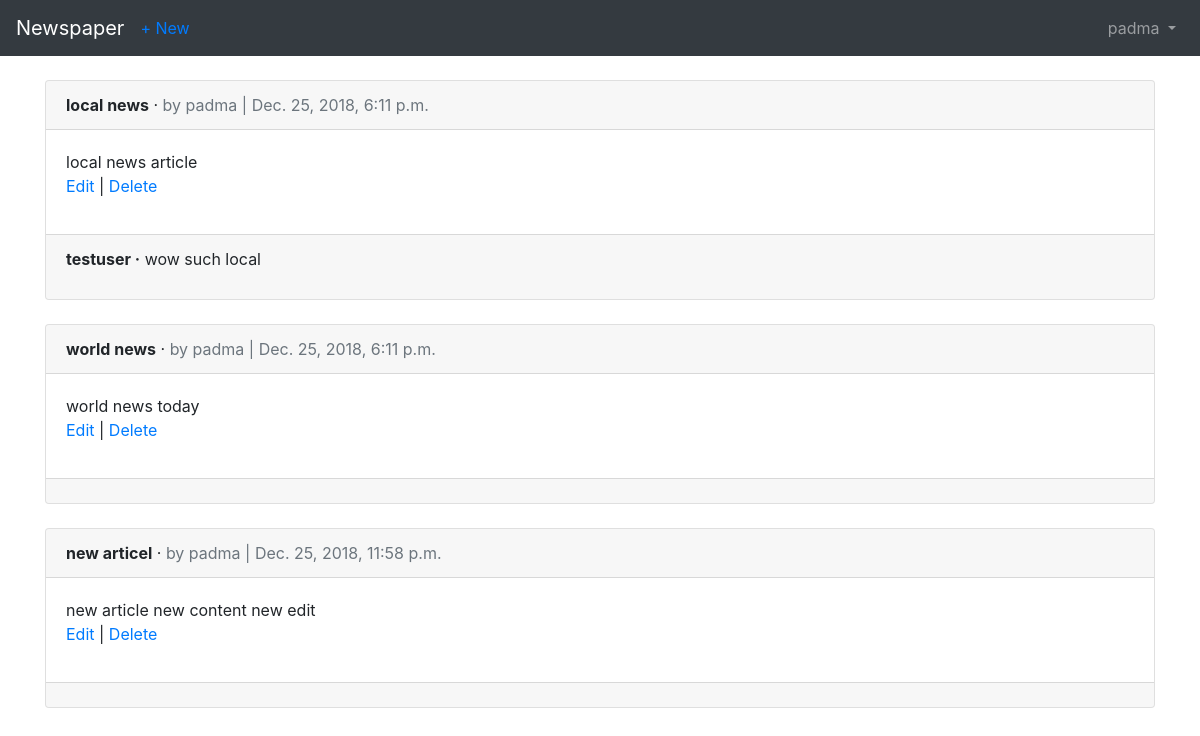
The page /articles/ (signed in) on the database its author committed.
### users/models.py (models this page shows)
class CustomUser(AbstractUser):
    age = models.PositiveIntegerField(null=True, blank=True)

### articles/models.py (models this page shows, shortened)
class Article(models.Model):
    title = models.CharField(max_length=255)
    body = models.TextField()
    date = models.DateTimeField(auto_now_add=True)
    author = models.ForeignKey(get_user_model(), on_delete=models.CASCADE,)

class Comment(models.Model):
    article = models.ForeignKey(Article, on_delete=models.CASCADE, related_name='comments')
    comment = models.CharField(max_length=140)
    author = models.ForeignKey(get_user_model(), on_delete=models.CASCADE,)
    def __str__(self):
        return self.comment

### articles/views.py (the view)
# urls.py: path('', ArticleListView.as_view(), name='article_list'),
class ArticleListView(LoginRequiredMixin, ListView):
    model = Article
    template_name = 'article_list.html'
    login_url = 'login'

### templates/article_list.html (shortened to what this page needs)
{% extends 'base.html' %}
{% block content %}
  {% for article in object_list %}
  <div class="card">
  <div class="card-header">
  <span class="font-weight-bold">{{ article.title }}</span> &middot;
  <span class="text-muted">by {{ article.author }} |
  {{ article.date }}</span>
  </div>
  <div class="card-body">
  {{ article.body }}
  <p>
    <a href="{% url 'article_edit' article.pk %}">Edit</a> | <a href="{% url 'article_delete' article.pk %}">Delete</a>
  </p>
  </div>
  <div class="card-footer">
    {% for comment in article.comments.all %}
      <p>
        <span class="font-weight-bold">{{ comment.author }} &middot;</span>
        {{ comment }}
      </p>
    {% endfor %}
  </div>
  </div>
  <br />
  {% endfor %}
{% endblock content %}

### templates/base.html (shortened to what this page needs)
<!DOCTYPE html>
<html lang="en" dir="ltr">
  <head>
    <link rel="stylesheet" href="https://stackpath.bootstrapcdn.com/bootstrap/4.1.3/css/bootstrap.min.css"
>
  </head>
  <body>
    <nav class="navbar navbar-expand-md navbar-dark bg-dark mb-4">
      <a class="navbar-brand" href="{% url 'home' %}">Newspaper</a>
      {% if user.is_authenticated %}
        <ul class="navbar-nav mr-auto">
          <li class="nav-item">
            <a href="{% url 'article_new' %}">+ New</a>
          </li>
        </ul>
      {% endif %}
      <div class="collapse navbar-collapse" id="navbarCollapse">
        {% if user.is_authenticated %}
          <ul class="navbar-nav ml-auto">
            <li class="nav-item">
              <a class="nav-link dropdown-toggle" href="#" id="userMenu" data-toggle="dropdown" aria-haspopup="true" aria-expanded="false">
                {{ user.username }}
              </a>
            </li>
          </ul>
        {% else %}
          <form class="form-inline ml-auto">
            <a href="{% url 'login' %}" class="btn btn-outline-secondary">Log In</a>
            <a href="{% url 'signup' %}" class="btn btn-primary ml-2">Sign Up</a>
          </form>
        {% endif %}
      </div>
    </nav>
    <div class="container">
      {% block content %}
      {% endblock content %}
    </div>
  </body>
</html>

### rows shown on the page
CustomUser: username "padma"
Article: title "local news", author "padma", date "Dec. 25, 2018, 6:11 p.m.", body "local news article"
Comment: author "testuser", comment "wow such local"
Article: title "world news", author "padma", date "Dec. 25, 2018, 6:11 p.m.", body "world news today"
Article: title "new articel", author "padma", date "Dec. 25, 2018, 11:58 p.m.", body "new article new content new edit"
